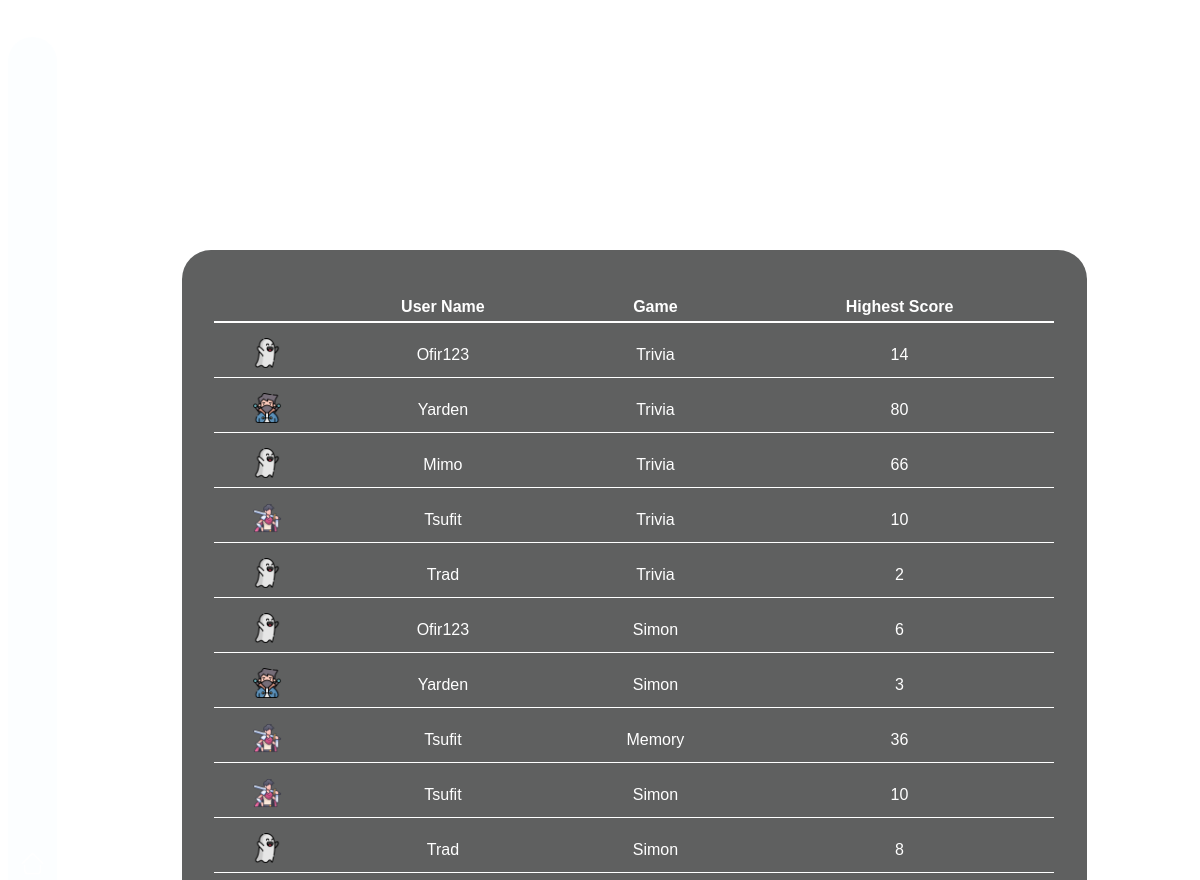
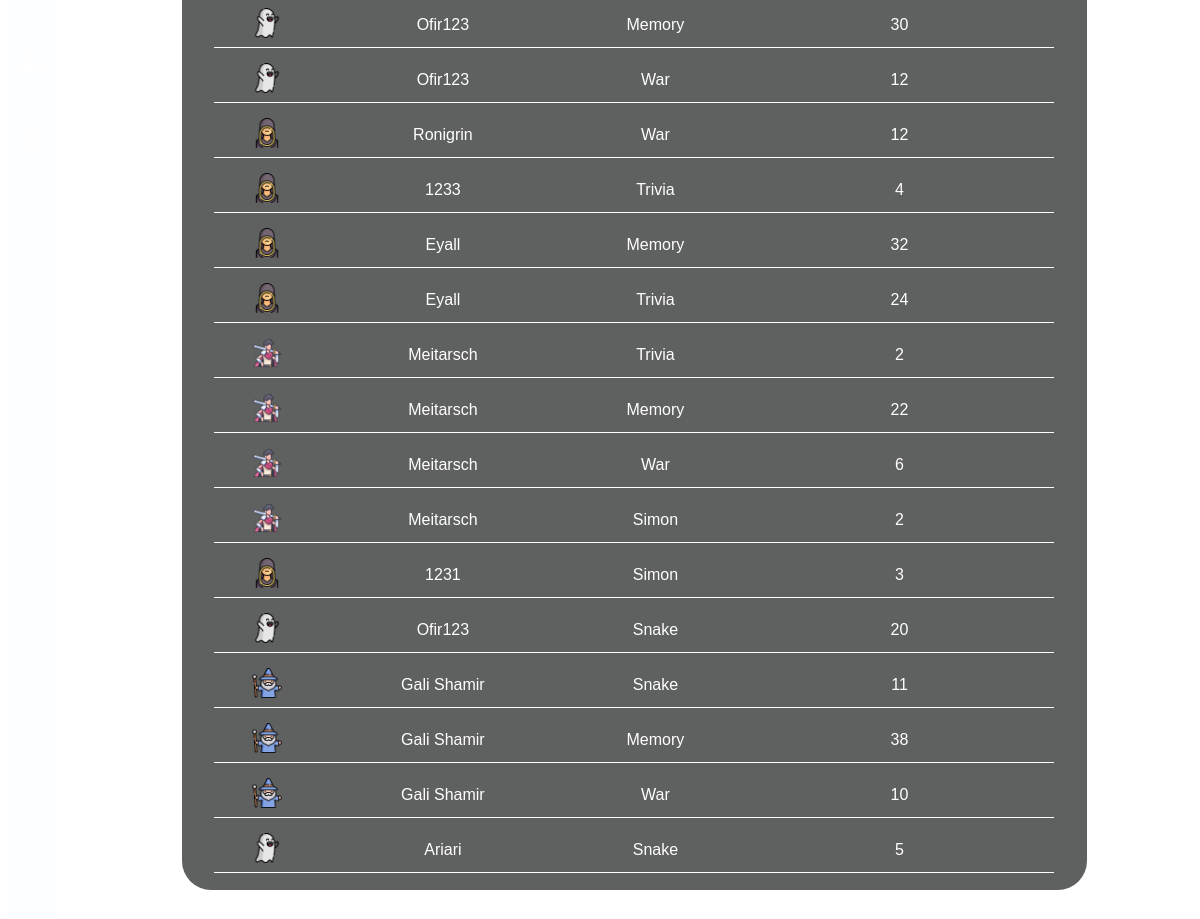
The app's page /score with its own data (2 pictures, top to bottom).
### tables this page shows
CREATE TABLE "games_scores" (
	"username"	TEXT,
	"profileimg"	TEXT,
	"game"	TEXT,
	"highest_score"	INTEGER
);

### app.py (the view)
@app.route('/score', methods = ['POST','GET'])
def score():
    scores = get_users_scores()
    return render_template('score.html', scores=scores)

### db.py (called while the page is built)
def query(sql:str="", db_name="users.db"):
    with sqlite3.connect(db_name) as conn:
        cur = conn.cursor()
        rows = cur.execute(sql)
        return list(rows)

def get_users_scores():
    existing_scores=query(sql=f"SELECT * FROM games_scores",db_name="games.db")
    columns = [column[1] for column in query(sql = "PRAGMA table_info(games_scores)",db_name="games.db")]
    scores_list = []
    for row in existing_scores:
        score_dict = dict(zip(columns, row))
        scores_list.append(score_dict)
    return scores_list

### templates/score.html
{% extends "base.html" %}
{% block score %}
<h3>Score Board</h3>
<div class="scoreboardbig">
        <table class="player-table" >
            <thead>
                <tr>
                    <th></th>
                    <th>User Name</th>
                    <th>Game</th>
                    <th>Highest Score</th>
                </tr>
            </thead>
            <tbody>
                {% for score in scores %}
                <tr class="player-row">
                    <td><img class="playerimg" src="/static/images/profileimg/{{ score.profileimg }}.png" alt=""></td>
                    <td>{{ score.username.title()}}</td>
                    <td>{{ score.game.title() }}</td>
                    <td>{{ score.highest_score }}</td>
                </tr>
                {% endfor %}
            </tbody>
        </table>
    </div>
{% endblock %}

### static/style.css (style rules this page uses)
body { background-image: url('https://cdn.wallpapersafari.com/59/66/78ykIA.jpg'); background-size: cover; font-family: Arial, sans-serif; color:white; }
h3 { margin:0; }
.playerimg { width: 30px; height: 30px; }
.scoreboardbig { color: white; background-color: rgba(60, 61, 61, 0.82); border: 1px solid white; border-radius: 30px; padding: 3%; width: 70vw; max-height: 70vh; overflow-y: scroll; }
.player-table { width: 100%; border-collapse: separate; border-spacing: 0 10px; }
.player-table th, .player-table td { padding: 5px; text-align: center; }
.player-table th, .scoreboardbig th { border-bottom: 2px solid white; text-align: center; }
.player-table td, .scoreboardbig td { border-bottom: 1px solid white; text-align: center; }

### records on screen
games_scores: profileimg (picture), username "Ofir123", game "Trivia", highest_score "14"
games_scores: profileimg (picture), username "Yarden", game "Trivia", highest_score "80"
games_scores: profileimg (picture), username "Mimo", game "Trivia", highest_score "66"
games_scores: profileimg (picture), username "Tsufit", game "Trivia", highest_score "10"
games_scores: profileimg (picture), username "Trad", game "Trivia", highest_score "2"
games_scores: profileimg (picture), username "Ofir123", game "Simon", highest_score "6"
games_scores: profileimg (picture), username "Yarden", game "Simon", highest_score "3"
games_scores: profileimg (picture), username "Tsufit", game "Memory", highest_score "36"
games_scores: profileimg (picture), username "Tsufit", game "Simon", highest_score "10"
games_scores: profileimg (picture), username "Trad", game "Simon", highest_score "8"
games_scores: profileimg (picture), username "Ofir123", game "Memory", highest_score "30"
games_scores: profileimg (picture), username "Ofir123", game "War", highest_score "12"
games_scores: profileimg (picture), username "Ronigrin", game "War", highest_score "12"
games_scores: profileimg (picture), username "1233", game "Trivia", highest_score "4"
games_scores: profileimg (picture), username "Eyall", game "Memory", highest_score "32"
games_scores: profileimg (picture), username "Eyall", game "Trivia", highest_score "24"
games_scores: profileimg (picture), username "Meitarsch", game "Trivia", highest_score "2"
games_scores: profileimg (picture), username "Meitarsch", game "Memory", highest_score "22"
games_scores: profileimg (picture), username "Meitarsch", game "War", highest_score "6"
games_scores: profileimg (picture), username "Meitarsch", game "Simon", highest_score "2"
games_scores: profileimg (picture), username "1231", game "Simon", highest_score "3"
games_scores: profileimg (picture), username "Ofir123", game "Snake", highest_score "20"
games_scores: profileimg (picture), username "Gali Shamir", game "Snake", highest_score "11"
games_scores: profileimg (picture), username "Gali Shamir", game "Memory", highest_score "38"
games_scores: profileimg (picture), username "Gali Shamir", game "War", highest_score "10"
games_scores: profileimg (picture), username "Ariari", game "Snake", highest_score "5"
